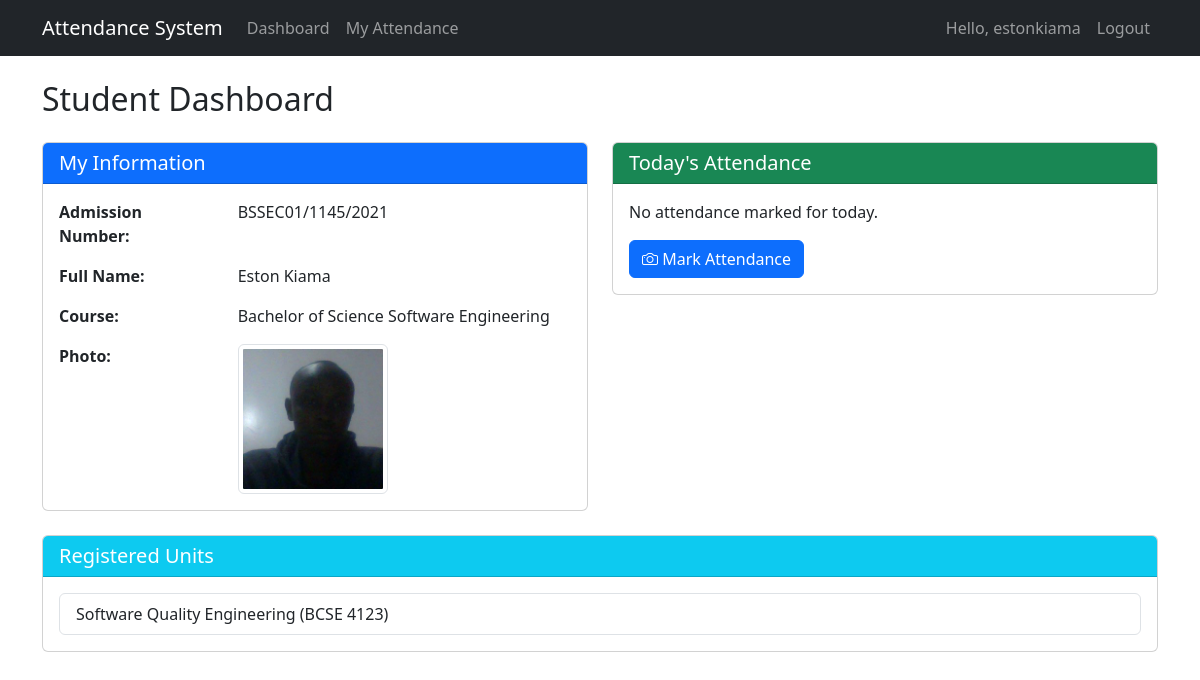
The app's page /attendance/student/dashboard/ (signed in) with its own data.
### attendance_app/models.py (models this page shows, shortened)
class Student(models.Model):
    GENDER_CHOICES = [
        ('M', 'Male'),
        ('F', 'Female'),
        ('O', 'Other'),
    ]
    user = models.OneToOneField(User, on_delete=models.CASCADE)
    admission_number = models.CharField(max_length=20, unique=True)
    full_name = models.CharField(max_length=100)
    photo = models.ImageField(upload_to=student_image_path, blank=True, null=True)
    course = models.ForeignKey(Course, on_delete=models.SET_NULL, null=True)
    registered_units = models.ManyToManyField(Unit, related_name='students')
    gender = models.CharField(max_length=1, choices=GENDER_CHOICES, blank=True, null=True)
    phone_number = models.CharField(max_length=15, blank=True, null=True)
    email = models.EmailField(blank=True, null=True)
    created_at = models.DateTimeField(auto_now_add=True)

class Course(models.Model):
    name = models.CharField(max_length=100)
    code = models.CharField(max_length=20, unique=True)
    description = models.TextField(blank=True)
    created_at = models.DateTimeField(auto_now_add=True)

class Unit(models.Model):
    course = models.ForeignKey(Course, on_delete=models.CASCADE, related_name='units')
    name = models.CharField(max_length=100)
    code = models.CharField(max_length=20, unique=True)
    description = models.TextField(blank=True)

### attendance_app/views.py (the view)
# urls.py: path('student/dashboard/', views.student_dashboard, name='student_dashboard'),
@login_required
def student_dashboard(request):
    if not hasattr(request.user, 'student'):
        return HttpResponse("You are not registered as a student.", status=403)
    student = request.user.student
    today = datetime.now().date()
    today_attendance = Attendance.objects.filter(student=student, date=today)
    registered_units = student.registered_units.all()
    context = {
        'student': student,
        'today_attendance': today_attendance,
        'registered_units': registered_units,
    }
    return render(request, 'attendance_app/student/dashboard.html', context)

### templates/attendance_app/student/dashboard.html (shortened to what this page needs)
{% extends "attendance_app/base.html" %}
{% block content %}
<h2 class="mb-4">Student Dashboard</h2>
<div class="row">
    <div class="col-md-6">
        <div class="card mb-4">
            <div class="card-header bg-primary text-white">
                <h5 class="mb-0">My Information</h5>
            </div>
            <div class="card-body">
                <div class="row mb-3">
                    <div class="col-4 fw-bold">Admission Number:</div>
                    <div class="col-8">{{ student.admission_number }}</div>
                </div>
                <div class="row mb-3">
                    <div class="col-4 fw-bold">Full Name:</div>
                    <div class="col-8">{{ student.full_name }}</div>
                </div>
                <div class="row mb-3">
                    <div class="col-4 fw-bold">Course:</div>
                    <div class="col-8">{{ student.course.name }}</div>
                </div>
                <div class="row">
                    <div class="col-4 fw-bold">Photo:</div>
                    <div class="col-8">
                        <img src="{{ student.photo.url }}" alt="Student Photo" class="img-thumbnail" style="max-width: 150px;">
                    </div>
                </div>
            </div>
        </div>
    </div>
    <div class="col-md-6">
        <div class="card mb-4">
            <div class="card-header bg-success text-white">
                <h5 class="mb-0">Today's Attendance</h5>
            </div>
            <div class="card-body">
                {% if today_attendance %}
                    <ul class="list-group">
                        {% for attendance in today_attendance %}
                            <li class="list-group-item d-flex justify-content-between align-items-center">
                                {{ attendance.unit.name }}
                                <span class="badge bg-{% if attendance.is_present %}success{% else %}danger{% endif %}">
                                    {% if attendance.is_present %}Present{% else %}Absent{% endif %}
                                </span>
                            </li>
                        {% endfor %}
                    </ul>
                {% else %}
                    <p>No attendance marked for today.</p>
                    <button id="markAttendanceBtn" class="btn btn-primary">
                        <i class="bi bi-camera"></i> Mark Attendance
                    </button>
                {% endif %}
            </div>
        </div>
    </div>
</div>
<div class="card">
    <div class="card-header bg-info text-white">
        <h5 class="mb-0">Registered Units</h5>
    </div>
    <div class="card-body">
        <ul class="list-group">
            {% for unit in registered_units %}
                <li class="list-group-item">{{ unit.name }} ({{ unit.code }})</li>
            {% empty %}
                <li class="list-group-item">No units registered</li>
            {% endfor %}
        </ul>
    </div>
</div>
{% endblock %}

### templates/attendance_app/base.html (shortened to what this page needs)
<!DOCTYPE html>
<html lang="en">
<head>
    <link href="https://cdn.jsdelivr.net/npm/bootstrap@5.3.0/dist/css/bootstrap.min.css" rel="stylesheet">
    <link rel="stylesheet" href="https://cdn.jsdelivr.net/npm/bootstrap-icons@1.10.0/font/bootstrap-icons.css">
<link rel="stylesheet" href="https://cdn.jsdelivr.net/npm/bootstrap-icons@1.10.0/font/bootstrap-icons.css">
</head>
<body>
    <nav class="navbar navbar-expand-lg navbar-dark bg-dark">
        <div class="container">
            <a class="navbar-brand" href="{% url 'home' %}">Attendance System</a>
            <div class="collapse navbar-collapse" id="navbarNav">
                <ul class="navbar-nav me-auto">
                    {% if user.is_authenticated %}
                        {% if user.is_superuser %}
                            <li class="nav-item">
                                <a class="nav-link" href="{% url 'admin_dashboard' %}">Dashboard</a>
                            </li>
                            <li class="nav-item">
                                <a class="nav-link" href="{% url 'course_list' %}">Courses</a>
                            </li>
                            <li class="nav-item">
                                <a class="nav-link" href="{% url 'unit_list' %}">Units</a>
                            </li>
                            <li class="nav-item">
                                <a class="nav-link" href="{% url 'student_list' %}">Students</a>
                            </li>
                            <li class="nav-item">
                                <a class="nav-link" href="{% url 'attendance_records' %}">Attendance</a>
                            </li>
                        {% else %}
                            <li class="nav-item">
                                <a class="nav-link" href="{% url 'student_dashboard' %}">Dashboard</a>
                            </li>
                            <li class="nav-item">
                                <a class="nav-link" href="{% url 'student_attendance_records' %}">My Attendance</a>
                            </li>
                        {% endif %}
                    {% endif %}
                </ul>
                <ul class="navbar-nav">
                    {% if user.is_authenticated %}
                        <li class="nav-item">
                            <span class="nav-link">Hello, {{ user.username }}</span>
                        </li>
                        <li class="nav-item">
                            <a class="nav-link" href="{% url 'logout' %}">Logout</a>
                        </li>
                    {% else %}
                        <li class="nav-item">
                            <a class="nav-link" href="{% url 'login' %}">Login</a>
                        </li>
                    {% endif %}
                </ul>
            </div>
        </div>
    </nav>
    <div class="container mt-4">
        {% block content %}{% endblock %}
    </div>
</body>
</html>

### records on screen
Student: admission_number "BSSEC01/1145/2021", full_name "Eston Kiama", course.name "Bachelor of Science Software Engineering", photo (picture)
Unit: name "Software Quality Engineering", code "BCSE 4123"

### other values on screen
{{ user.username }} "estonkiama"
